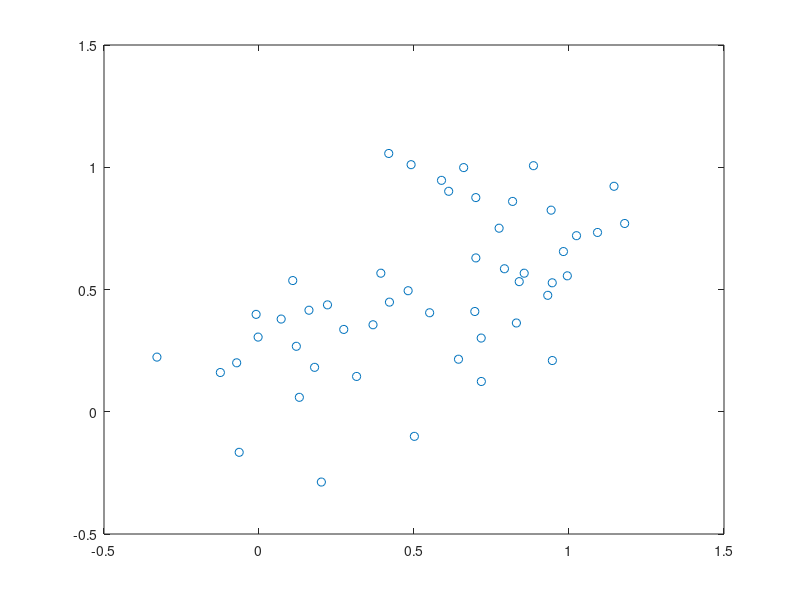

Here is the MATLAB script that generated this plot: (Note: this script raises an error after producing the figure.)
%% linear data
rng(20151028);

%Npoints=5;
Npoints=50;
%Npoints=5000;
x=linspace(0,1,Npoints);
x=x(:);
y=x;

dx=0.25;
x=x+dx*randn(Npoints,1);
dy=0.25;
y=y+dy*randn(Npoints,1);
data=[x y];

figure;
plot(x,y,'o');

fit=@(p,xb,yb) [xb(:) polyval(p,xb(:));]; % fancy way of representing two points on a straight line
object=SMASH.MonteCarlo.Support.Model2D(fit,[1 0]);

object=optimize(object,data,[],[dy*1e-6 dy 0]);
hl(1)=view(object.Curve,gca);

object=optimize(object,data,[],[dx dx*1e-6 0]);
hl(2)=view(object.Curve,gca);

object=optimize(object,data,[],[dx dy 0]);
hl(3)=view(object.Curve,gca);

LineStyle={'-','--',':'};
for n=1:3
    set(hl(n),'LineStyle',LineStyle{n});
end

legend(hl,'Vertical','Horizontal','Both','Location','northwest');

%% Gaussian peak
rng(20151029);

N=50;
x=linspace(-1,+1,N);
x=x(:);
y=exp(-x.^2/(2*0.25^2))+0.05*randn(size(x));
data=[x y];

figure;
plot(x,y,'.');

fit=@(p,xb,yb) [x p(1)+p(2)*exp(-(x-p(3)).^2/(2*p(4)^2))];
guess=nan(4,1);
guess(1)=min(y);
[guess(2),index]=max(y);
guess(2)=guess(2)-guess(1);
guess(3)=x(index);
guess(4)=(max(x)-min(x))/4;
object=SMASH.MonteCarlo.Support.Model2D(fit,guess);

%object.OptimizationSettings=optimset('Display','iter');
tic;
object=optimize(object,data,[],[1e-9 1 0]);
toc;
view(object.Curve,gca);